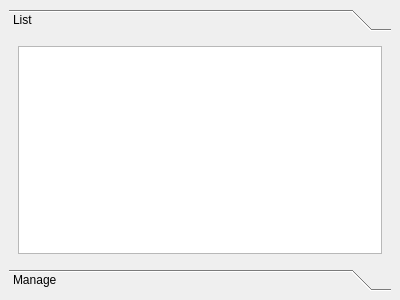
<?xml version="1.0" encoding="UTF-8"?>
<ui version="4.0">
 <class>DockBuddiesList</class>
 <widget class="QDockWidget" name="DockBuddiesList">
  <property name="geometry">
   <rect>
    <x>0</x>
    <y>0</y>
    <width>400</width>
    <height>300</height>
   </rect>
  </property>
  <property name="windowTitle">
   <string>Buddies</string>
  </property>
  <widget class="QWidget" name="dockWidgetContents">
   <layout class="QVBoxLayout" name="verticalLayout">
    <item>
     <widget class="QToolBox" name="toolBox">
      <property name="currentIndex">
       <number>0</number>
      </property>
      <widget class="QWidget" name="pageList">
       <property name="geometry">
        <rect>
         <x>0</x>
         <y>0</y>
         <width>376</width>
         <height>201</height>
        </rect>
       </property>
       <attribute name="label">
        <string>List</string>
       </attribute>
       <layout class="QVBoxLayout" name="verticalLayout_2">
        <item>
         <widget class="QTableView" name="buddiesTable"/>
        </item>
       </layout>
      </widget>
      <widget class="QWidget" name="pageManage">
       <property name="geometry">
        <rect>
         <x>0</x>
         <y>0</y>
         <width>376</width>
         <height>201</height>
        </rect>
       </property>
       <attribute name="label">
        <string>Manage</string>
       </attribute>
       <layout class="QVBoxLayout" name="verticalLayout_3">
        <item>
         <widget class="QListWidget" name="patternsList">
          <property name="editTriggers">
           <set>QAbstractItemView::NoEditTriggers</set>
          </property>
         </widget>
        </item>
        <item>
         <layout class="QHBoxLayout" name="horizontalLayout_2">
          <item>
           <spacer name="horizontalSpacer">
            <property name="orientation">
             <enum>Qt::Horizontal</enum>
            </property>
            <property name="sizeHint" stdset="0">
             <size>
              <width>40</width>
              <height>20</height>
             </size>
            </property>
           </spacer>
          </item>
          <item>
           <widget class="QPushButton" name="addButton">
            <property name="text">
             <string>Add</string>
            </property>
           </widget>
          </item>
          <item>
           <widget class="QPushButton" name="deleteButton">
            <property name="text">
             <string>Delete</string>
            </property>
           </widget>
          </item>
         </layout>
        </item>
       </layout>
      </widget>
     </widget>
    </item>
   </layout>
  </widget>
 </widget>
 <resources/>
 <connections/>
</ui>
